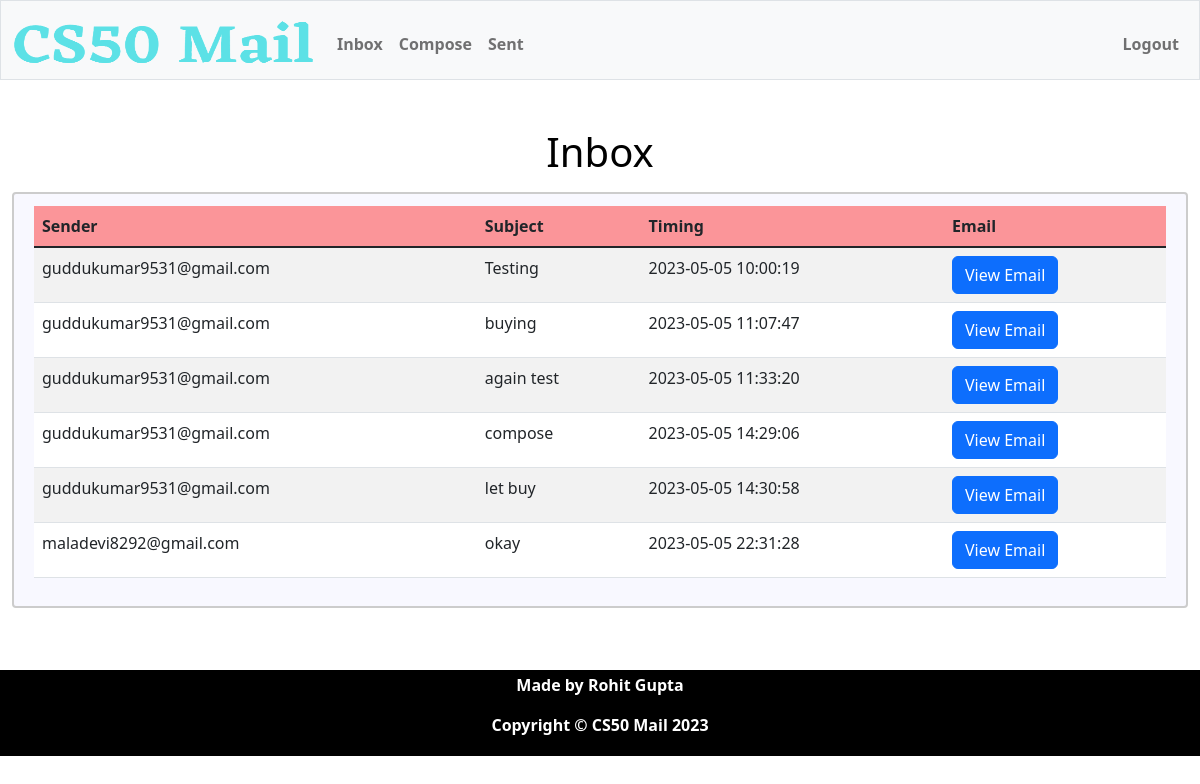
The page / (signed in) on the database its author committed.
### tables this page shows
CREATE TABLE 'emails' ('id' INTEGER PRIMARY KEY AUTOINCREMENT NOT NULL, 'sender' TEXT, 'recipient' TEXT, 'subject' TEXT, 'body' TEXT,'timestamp' DATETIME DEFAULT CURRENT_TIMESTAMP);

### app.py (the view)
@app.route("/")
@login_required
def inbox():
    userId = session["user_id"]
    emailDB = db.execute("SELECT email_id FROM users WHERE id = ?", userId)
    email_id = emailDB[0]["email_id"]
    emails = db.execute("SELECT * FROM emails WHERE recipient = ?", email_id)
    return render_template("inbox.html",emails=emails)

### app.py (called while the page is built)
@app.after_request
def after_request(response):
    response.headers["Cache-Control"] = "no-cache, no-store, must-revalidate"
    response.headers["Expires"] = 0
    response.headers["Pragma"] = "no-cache"
    return response

### helpers.py (called while the page is built)
def login_required(f):
    @wraps(f)
    def decorated_function(*args, **kwargs):
        if session.get("user_id") is None:
            return redirect("/login")
        return f(*args, **kwargs)
    return decorated_function

### templates/inbox.html (shortened to what this page needs)
{% extends "layout.html" %}
{% block main %}
<h1 class="inbox">Inbox</h1>
  <div class="forms">
    <table class="table table-striped table-hover">
       <thead>
         <tr>
           <th style="background-color:rgba(255, 0, 0, 0.4);" scope="col">Sender</th>
           <th style="background-color:rgba(255, 0, 0, 0.4);" scope="col">Subject</th>
           <th style="background-color:rgba(255, 0, 0, 0.4);" scope="col">Timing</th>
           <th style="background-color:rgba(255, 0, 0, 0.4);" scope="col">Email</th>
         </tr>
       </thead>
       <tbody>
           {% for email in emails %}
           <tr>
              <td>{{ email["sender"] }}</td>
              <td>{{ email["subject"] }}</td>
              <td>{{ email["timestamp"] }}</td>
              <td>  <form action="email" method="post">
                <input type="submit" class="btn btn-primary" value="View Email">
              </form></td>
           </tr>
           {% endfor %}
       </tbody>
   </table>
  </div>
{% endblock %}

### templates/layout.html (shortened to what this page needs)
<!DOCTYPE html>
<html lang="en">
    <head>
        <link href="https://cdn.jsdelivr.net/npm/bootstrap@5.1.3/dist/css/bootstrap.min.css" rel="stylesheet">
        <link href="/static/styles.css" rel="stylesheet">
        <link href="https://cdn.jsdelivr.net/npm/bootstrap@5.3.0-alpha3/dist/css/bootstrap.min.css" rel="stylesheet">
    </head>
    <body style="background-color:white">
        <nav class="bg-light border navbar navbar-expand-md navbar-light">
            <div class="container-fluid">
                <a class="navbar-brand" href="/"><img src="/static/head.jpg" width="300px" height="50px" alt="cs50 mail"></a>
                <div class="collapse navbar-collapse" id="navbar">
                    {% if session["user_id"] %}
                        <ul class="navbar-nav me-auto mt-2">
                            <li class="nav-item"><a class="nav-link" href="/"><strong>Inbox</strong></a></li>
                            <li class="nav-item"><a class="nav-link" href="/compose"><strong>Compose</strong></a></li>
                            <li class="nav-item"><a class="nav-link" href="/sent"><strong>Sent</strong></a></li>
                        </ul>
                        <ul class="navbar-nav ms-auto mt-2">
                            <li class="nav-item"><a class="nav-link" href="/logout"><strong>Logout</strong></a></li>
                        </ul>
                    {% else %}
                        <ul class="navbar-nav ms-auto mt-2">
                            <li class="nav-item"><a class="nav-link" href="/register"><strong>Register</strong></a></li>
                            <li class="nav-item"><a class="nav-link" href="/login"><strong>Login</strong></a></li>
                        </ul>
                    {% endif %}
                </div>
            </div>
        </nav>
        <main class="container-fluid py-5 text-center">
            {% block main %}{% endblock %}
        </main>
        <footer class="foot">
            <p><strong>Made by Rohit Gupta</strong></p>
            <p><strong>Copyright &copy CS50 Mail 2023</strong></p>
        </footer>
    </body>
</html>

### static/styles.css (style rules this page uses)
nav .navbar-brand { font-size: xx-large; }
.inbox { background-color: white; color: black; }
.navbar { padding: 15px; text-align: left; background: #1abc9c; color: white; }
.foot { text-align: center; padding: 3px; background-color:black; color: white; }
.forms { width: 100%; padding: 12px 20px; margin: 8px 0; display: inline-block; border: 2px solid #ccc; border-radius: 4px; box-sizing: border-box; text-align: left; background-color: ghostwhite; }

### rows shown on the page
emails: sender "guddukumar9531@gmail.com", subject "Testing", timestamp "2023-05-05 10:00:19"
emails: sender "guddukumar9531@gmail.com", subject "buying", timestamp "2023-05-05 11:07:47"
emails: sender "guddukumar9531@gmail.com", subject "again test", timestamp "2023-05-05 11:33:20"
emails: sender "guddukumar9531@gmail.com", subject "compose", timestamp "2023-05-05 14:29:06"
emails: sender "guddukumar9531@gmail.com", subject "let buy", timestamp "2023-05-05 14:30:58"
emails: sender "maladevi8292@gmail.com", subject "okay", timestamp "2023-05-05 22:31:28"
